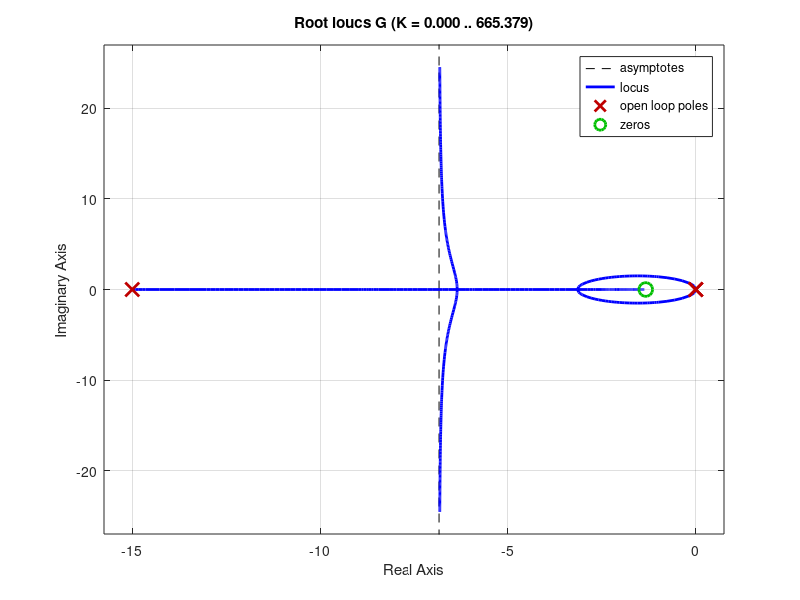

MATLAB code for this plot: (Note: this script raises an error after producing the figure.)
clc;clear;close all;
for p=[15,12,11.5]
    figure;
    num=[1 4/3];
    den=[1 p 0 0];
    G=tf(num,den);
    sys=feedback(G,1);
    rlocus(G);
    k=rlocfind(G)
    legend(strcat('p=',string(p)))
    end

